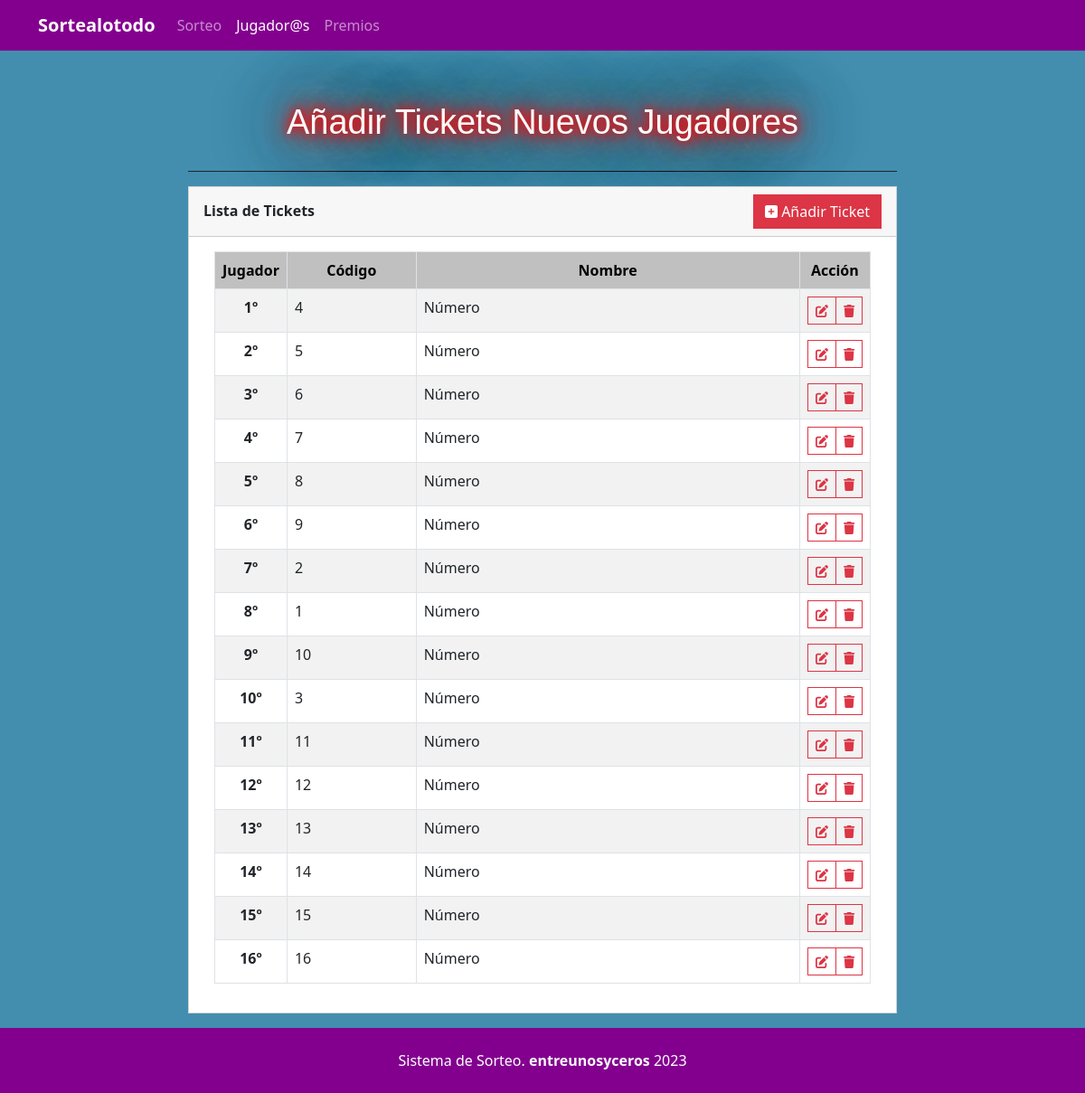
/?page=tickets, run on the app's committed database.
### tables this page shows
CREATE TABLE `tickets` (
  `id` int(11) NOT NULL,
  `code` varchar(50) NOT NULL,
  `name` text NOT NULL
);

### conexion/db-connect.php (called while the page is built, shortened)
<?php
class Database {
    private $host = "localhost";
    private $username = "root";
    private $password = "36159152";
    private $dbname = "rifa";
    public function __construct() {
        $this->conn = new mysqli($this->host, $this->username, $this->password, $this->dbname);
    }
}

### includes/tickets.php (the view, shortened to what this page needs)
<?php
include_once("conexion/db-connect.php");
$db = new Database();
 $qry = $db->conn->query("SELECT * FROM `tickets` order by `name` asc");
 if ($qry->num_rows > 0) :
     $i = 1;
     while ($row = $qry->fetch_assoc()) :
 ?>
         <tr>
             <th class="text-center"><?= $i++ ?>º</th>
             <td><?= $row['code'] ?></td>
             <td><?= $row['name'] ?></td>
             <td class="text-center">
                 <div class="btn-group btn-group-sm">
                     <button class="btn btn-outline-danger rounded-0 btn-sm edit_ticket" data-id="<?= $row['id'] ?>" type="button"><i class="fa-solid fa-edit"></i></button>
                     <button class="btn btn-outline-danger rounded-0 btn-sm delete_ticket" data-id="<?= $row['id'] ?>" type="button"><i class="fa-solid fa-trash"></i></button>
                 </div>
             </td>
         </tr>
     <?php endwhile; ?>
 <?php else : ?>
 <?php endif;
?>

### header.php (shortened to what this page needs)
<!DOCTYPE html>
<html lang="es">
<head>
    <link rel="stylesheet" href="https://cdnjs.cloudflare.com/ajax/libs/font-awesome/6.2.0/css/all.min.css" />
    <link rel="stylesheet" href="https://cdn.jsdelivr.net/npm/bootstrap@5.2.2/dist/css/bootstrap.min.css" />
    <link rel="stylesheet" href="css/style.css"/>
</head>
<body>
    <?php
    include 'includes/header.php';
    ?>

### includes/header.php (shortened to what this page needs)
<nav class="navbar navbar-expand-lg navbar-dark">
        <div class="container">
            <a class="navbar-brand" href="./">Sortealotodo</a>
            <div class="collapse navbar-collapse" id="navbarNav">
                <ul class="navbar-nav">
                    <li class="nav-item">
                        <a class="nav-link <?= (!isset($_GET['page']) || (isset($_GET['page']) && $_GET['page'] == 'draw')) ? "active" : "" ?>" href="./">Sorteo</a>
                    </li>
                    <li class="nav-item">
                        <a class="nav-link <?= (isset($_GET['page']) && $_GET['page'] == 'tickets') ? "active" : "" ?>" href="./?page=tickets">Jugador@s</a>
                    <li class="nav-item">
                        <a class="nav-link <?= (isset($_GET['page']) && $_GET['page'] == 'winners') ? "active" : "" ?>" href="./?page=winners">Premios</a>
                    </li>
                </ul>
            </div>
        </div>
    </nav>

### index.php (shortened to what this page needs)
<?php include_once('header.php') ?>
<main class="container-fluid">
<?php
  $page = isset($_GET['page']) ? $_GET['page'] : "draw";
  include("{$page}.php");
  ?>
</main>
<?php include_once('footer.php') ?>

### tickets.php (shortened to what this page needs)
<div class="col-lg-8 col-md-10 col-sm-12 col-xs-12 mx-auto">
    <h2 class="text-light pt-5 pb-2 text-center titulo">Añadir Tickets Nuevos Jugadores</h2>
    <hr>
    <div class="card rounded-0">
        <div class="card-header rounded-0">
            <div class="d-flex justify-content-between align-items-end">
                <div class="col-auto flex-shrink-1 flex-grow-1">
                    <div class="card-title"><b>Lista de Tickets</b></div>
                </div>
                <div class="col-auto">
                    <button class="btn btn-danger rounded-0" id="new_ticket"><i class="fa-solid fa-plus-square"></i> Añadir Ticket</button>
                </div>
            </div>
        </div>
        <div class="card-body rounded-0">
            <div class="container-fluid">
                <div class="table-responsive">
                    <table class="table table-striped table-hover table-bordered">
                        <colgroup>
                            <col width="10%">
                            <col width="20%">
                            <col width="60%">
                            <col width="10%">
                        </colgroup>
                        <thead>
                            <tr class="bg-warning bg-gradient">
                                <th class="text-center">Jugador</th>
                                <th class="text-center">Código</th>
                                <th class="text-center">Nombre</th>
                                <th class="text-center">Acción</th>
                            </tr>
                        </thead>
                        <tbody>
                            <?php
                            include 'includes/tickets.php'
                            ?>
                        </tbody>
                    </table>
                </div>
            </div>
        </div>
    </div>
</div>

### footer.php (shortened to what this page needs)
</body>
<footer class="container-fluid py-3">
    <div class="container-fluid my-2">
        <div class="text-center">
            Sistema de Sorteo. <a href="https://entreunosyceros.net/about/" class="text-light fw-bolder h6 text-decoration-none" target="_blank">entreunosyceros</a> 2023
        </div>
    </div>
</footer>
</html>

### css/style.css (style rules this page uses)
html, body { height: 100%; width: 100%; }
body { display: flex; flex-direction: column; background:#438EAE; }
body>nav, body>footer { flex-shrink: 1; }
body>main { flex-shrink: 1; flex-grow: 1; overflow: auto; }
.navbar { background: #83008f; }
footer { background: #83008f; color: white; font-weight: 500; margin-top:1em; }
.bg-warning { background: silver !important; color: #000 !important; }
hr { opacity: 1.1 !important; }
.navbar-brand { font-weight: bold; }
.titulo { display: inline-block; -webkit-box-sizing: border-box; -moz-box-sizing: border-box; box-sizing: border-box; padding: 10px; border: none; font: normal 38px / normal "Warnes", Helvetica, sans-serif; color: rgba(255, 255, 255, 1); text-align: center; -o-text-overflow: clip; text-overflow: clip; white-space: pre; text-shadow: 0 0 10px rgb(255, 0, 0), 0 0 20px rgba(255, 0, 0), 0 0 30px rgba(255, 0, 0), 0 0 40px #727272, 0 0 70px #727272, 0 0 80px #4e4e4e, 0 0 100px #2b2b2b; -webkit-transition: all 200ms cubic-bezier(0.42, 0, 0.58, 1); -moz-transition: all 200ms cubic-bezier(0.42, 0, 0.58, 1); -o-transition: all 200ms cubic-bezier(0.42, 0, 0.58, 1); transition: all 200ms cubic-bezier(0.42, 0, 0.58, 1); width: 100%; margin-top: 10px; }

### data on the page
tickets: code "4", name "Número"
tickets: code "5", name "Número"
tickets: code "6", name "Número"
tickets: code "7", name "Número"
tickets: code "8", name "Número"
tickets: code "9", name "Número"
tickets: code "2", name "Número"
tickets: code "1", name "Número"
tickets: code "10", name "Número"
tickets: code "3", name "Número"
tickets: code "11", name "Número"
tickets: code "12", name "Número"
tickets: code "13", name "Número"
tickets: code "14", name "Número"
tickets: code "15", name "Número"
tickets: code "16", name "Número"
